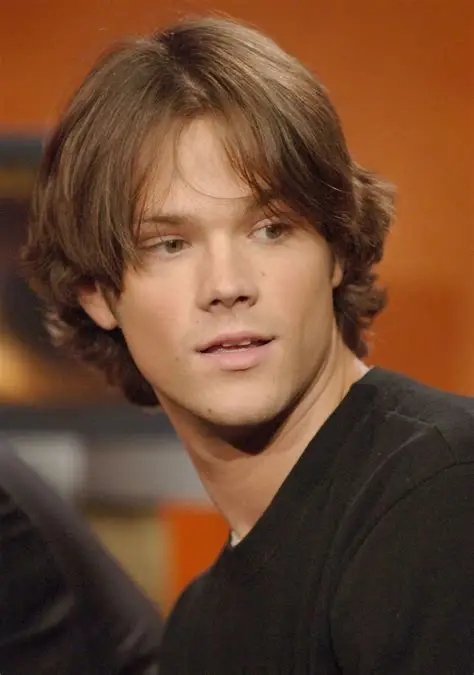
#> input picture test_image.jpg, 474 x 675 px
$ python face_detect_test.py
#> lines starting #> are read from the running program, lines starting #| are printed output that depends on the picture; after the words box and inside, x2 and y2 are one past the last pixel; in counts of white or black regions, pixels touching at a corner belong together
import cv2

face_cascade = cv2.CascadeClassifier(
    cv2.data.haarcascades + "haarcascade_frontalface_default.xml"
)

image = cv2.imread("test_image.jpg")
#> image is the input picture: shape (675, 474, 3); mean B, G, R 47.9, 71.1, 108

gray = cv2.cvtColor(image, cv2.COLOR_BGR2GRAY)
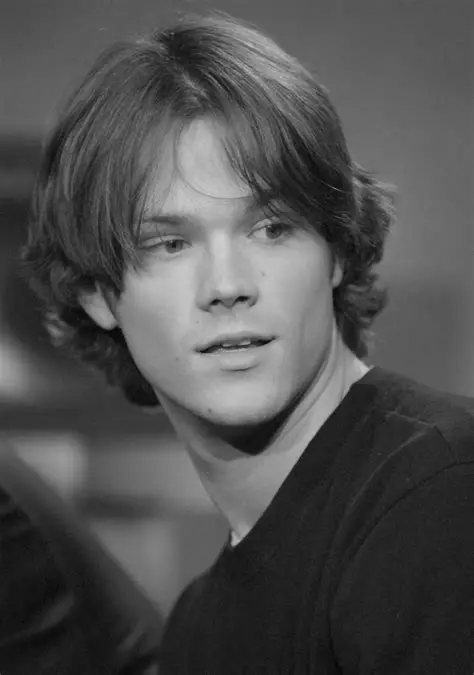
#> gray: shape (675, 474); min 5, max 206, mean 79.5

faces = face_cascade.detectMultiScale(gray, scaleFactor=1.1, minNeighbors=5)
#> faces = [[101, 144, 245, 245]]

print("Number of faces detected:", len(faces))
#| Number of faces detected: 1
print(faces)
#| [[101 144 245 245]]

for (x, y, w, h) in faces:
    cv2.rectangle(image, (x, y), (x + w, y + h), (0, 255, 0), 2)
#> this loop made 1 pass
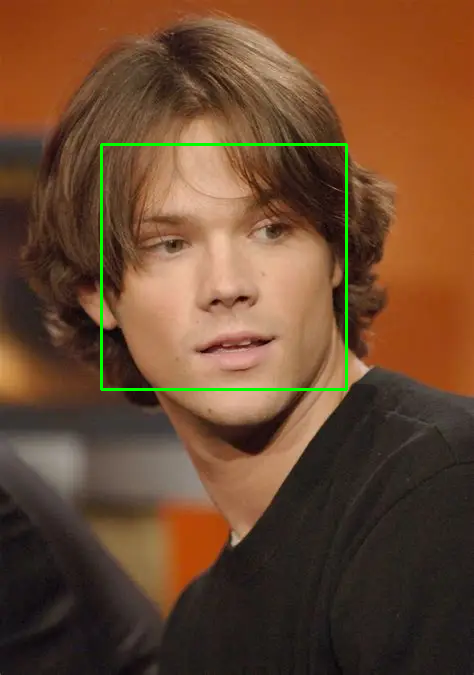
#> image: shape (675, 474, 3); 0.92% of pixels changed, all inside (x1, y1, x2, y2) = (100, 143, 348, 391)

cv2.imwrite("test_image_with_boxes.jpg", image)
print("Saved result to test_image_with_boxes.jpg")
